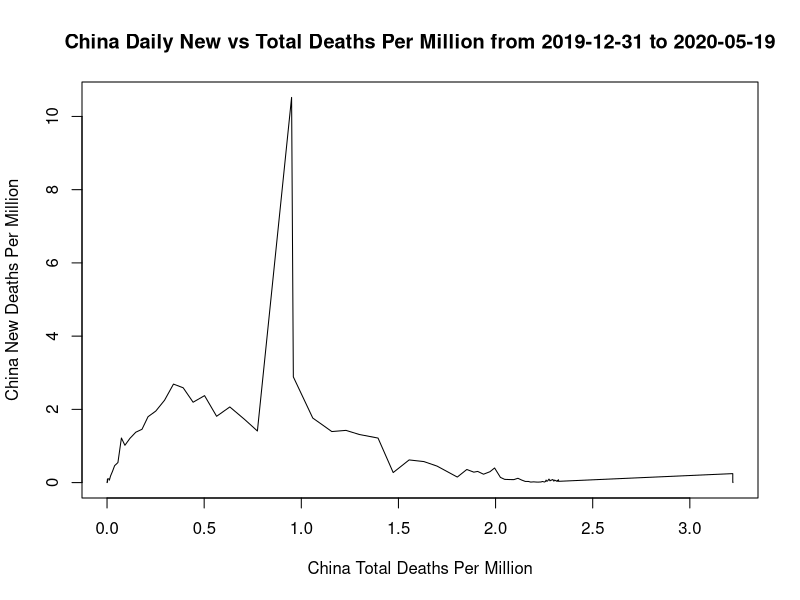
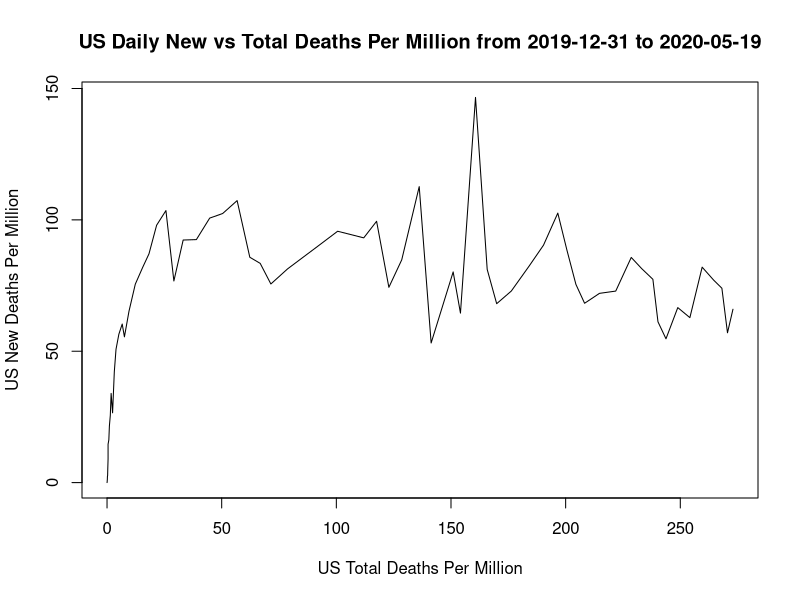
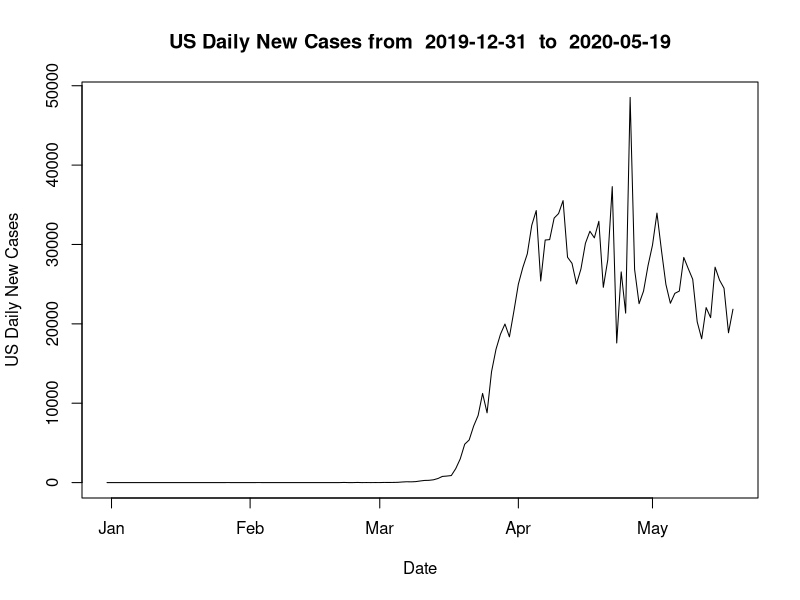
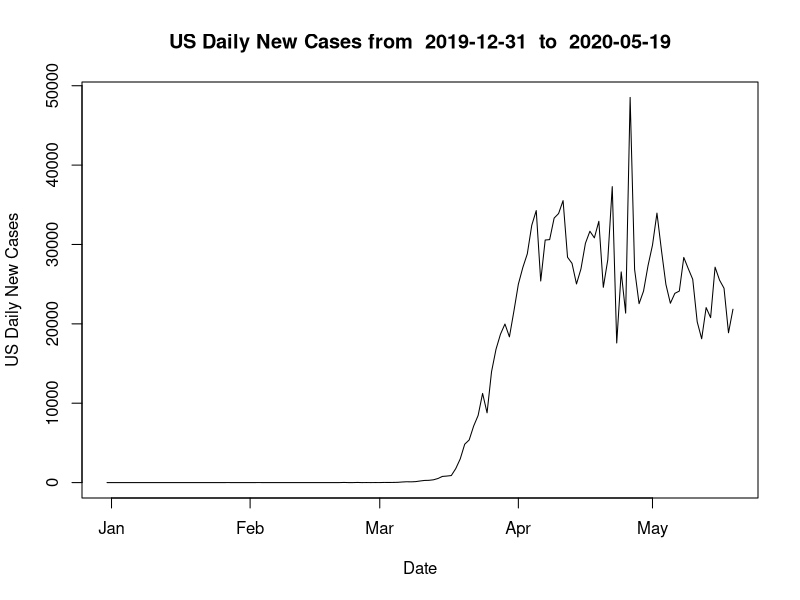
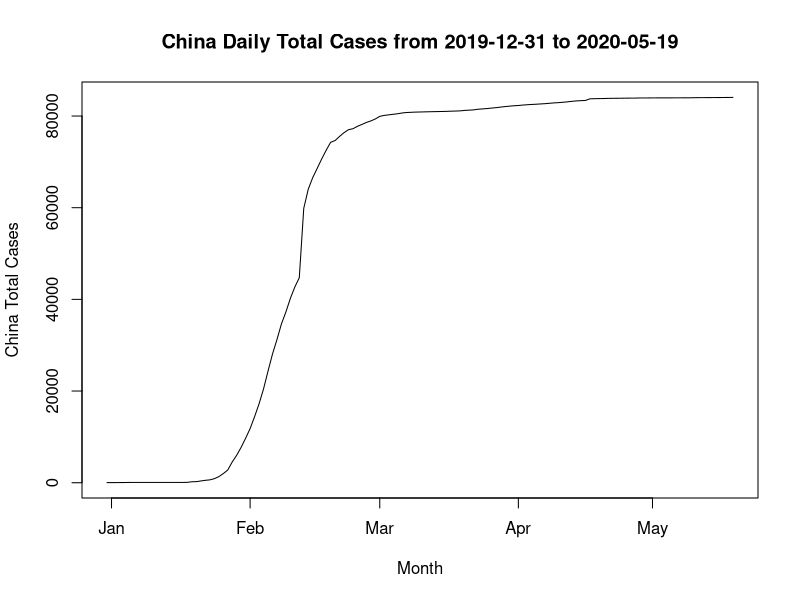
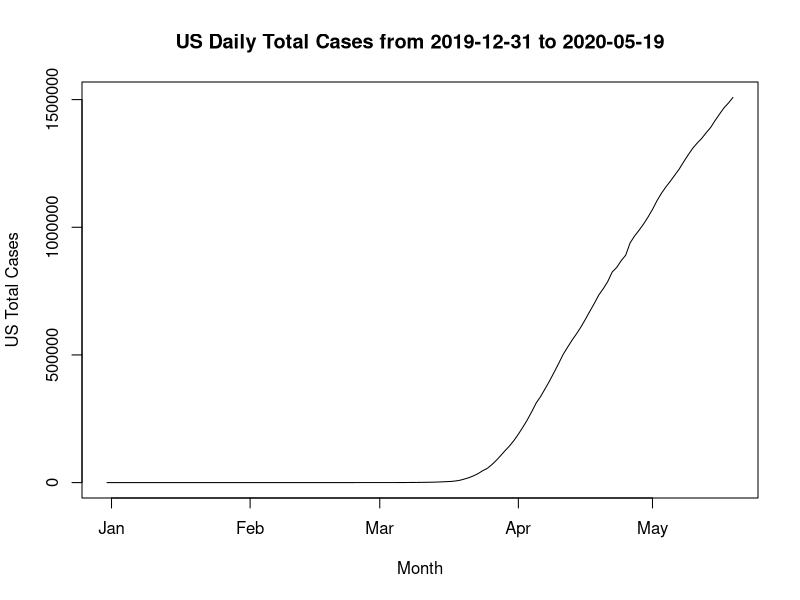
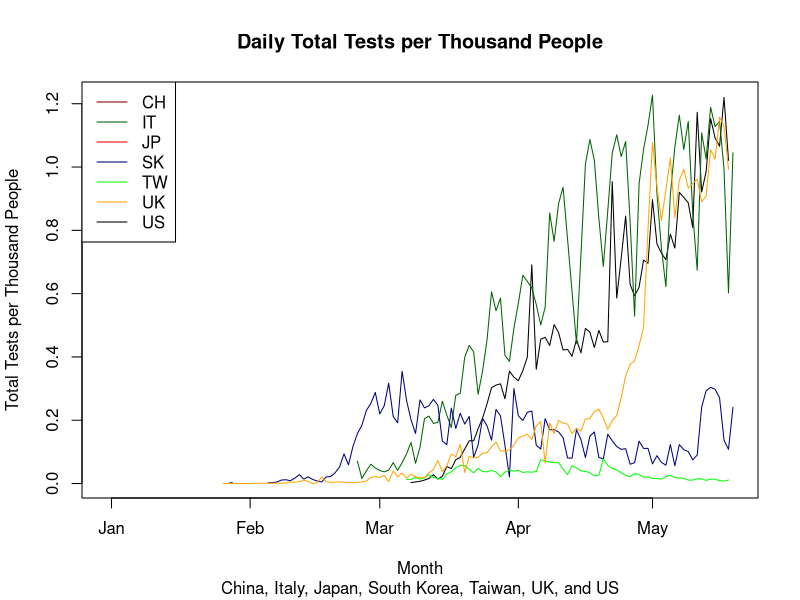

Reproduce these figures in R, in order.
## LOAD OUR WORLD IN DATA'S UPDATED COVID SPREADSHEET [19 MAY 2020]
owidCovid = read.csv("public//data//owid-covid-data.csv")


## VERIFYING LOADING OF DATASET
# View(owidCovid)
# names(owidCovid)


## CREATE SOME COUNTRY SUBSETS
chinaCovid <- subset(owidCovid, owidCovid$location == "China")
italyCovid <- subset(owidCovid, owidCovid$location == "Italy")
japanCovid <- subset(owidCovid, owidCovid$location == "Japan")
southKoreaCovid <- subset(owidCovid, owidCovid$location == "South Korea")
taiwanCovid <- subset(owidCovid, owidCovid$location == "Taiwan")
unitedKingdomCovid <- subset(owidCovid, owidCovid$location == "United Kingdom")
unitedStatesCovid <- subset(owidCovid, owidCovid$location == "United States")


## FORMAT DATES FOR DIFFERENT COUNTRIES
chinaReportPeriod <- as.Date(chinaCovid$date)
italyReportPeriod <- as.Date(italyCovid$date)
japanReportPeriod <- as.Date(japanCovid$date)
skReportPeriod <- as.Date(southKoreaCovid$date)
taiwanReportPeriod <- as.Date(taiwanCovid$date)
ukReportPeriod <- as.Date(unitedKingdomCovid$date)
usReportPeriod <- as.Date(unitedStatesCovid$date)

## NEW DEATHS/MILLION VS TOTAL DEATHS/MILLION
plot(x = chinaCovid$total_deaths_per_million,
     y = chinaCovid$new_cases_per_million,
     main = paste("China Daily New vs Total Deaths Per Million from", min(chinaReportPeriod), "to", max(chinaReportPeriod)),
     xlab = "China Total Deaths Per Million",
     ylab = "China New Deaths Per Million",
     type = "l")

plot(x = unitedStatesCovid$total_deaths_per_million,
     y = unitedStatesCovid$new_cases_per_million,
     main = paste("US Daily New vs Total Deaths Per Million from", min(usReportPeriod), "to", max(usReportPeriod)),
     xlab = "US Total Deaths Per Million",
     ylab = "US New Deaths Per Million",
     type = "l")


## NEW CASES OVER COURSE OF REPORTING
plot(x = usReportPeriod,
     y = unitedStatesCovid$new_cases,
     main = paste("US Daily New Cases from ", min(usReportPeriod), " to ", max(usReportPeriod)),
     xlab = "Date",
     ylab = "US Daily New Cases",
     type = "l")

plot(x = usReportPeriod,
     y = unitedStatesCovid$new_cases,
     main = paste("US Daily New Cases from ", min(usReportPeriod), " to ", max(usReportPeriod)),
     xlab = "Date",
     ylab = "US Daily New Cases",
     type = "l")


## TOTAL CASES OVER COURSE OF REPORTING
plot(x = chinaReportPeriod,
     y = chinaCovid$total_cases,
     main = paste("China Daily Total Cases from", min(chinaReportPeriod), "to", max(chinaReportPeriod)),
     xlab = "Month",
     ylab = "China Total Cases",
     type = "l")

plot(x = usReportPeriod,
     y = unitedStatesCovid$total_cases,
     main = paste("US Daily Total Cases from", min(usReportPeriod), "to", max(usReportPeriod)),
     xlab = "Month",
     ylab = "US Total Cases",
     type = "l")


## COMPARING TESTS PER THOUSAND PEOPLE
plot(x = usReportPeriod,
     y = unitedStatesCovid$total_tests_per_thousand,
     main = "Daily Total Tests per Thousand People",
     sub = "China, Italy, Japan, South Korea, Taiwan, UK, and US",
     xlab = "Month",
     ylab = "Total Tests per Thousand People",
     type = "l")

lines(chinaReportPeriod, chinaCovid$total_tests_per_thousand, col = "dark red")
lines(italyReportPeriod, italyCovid$total_tests_per_thousand, col = "dark green")
lines(japanReportPeriod, japanCovid$total_tests_per_thousand, col = "red")
lines(skReportPeriod, southKoreaCovid$total_tests_per_thousand, col="navy blue")
lines(taiwanReportPeriod, taiwanCovid$total_tests_per_thousand, col="green")
lines(ukReportPeriod, unitedKingdomCovid$total_tests_per_thousand, col="orange")

legend("topleft", "(x,y)",legend=c("CH","IT","JP", "SK", "TW", "UK", "US"),
       col=c("dark red","dark green","red", "navy blue", "green", "orange", "black"),
       lty=1, ncol=1)
